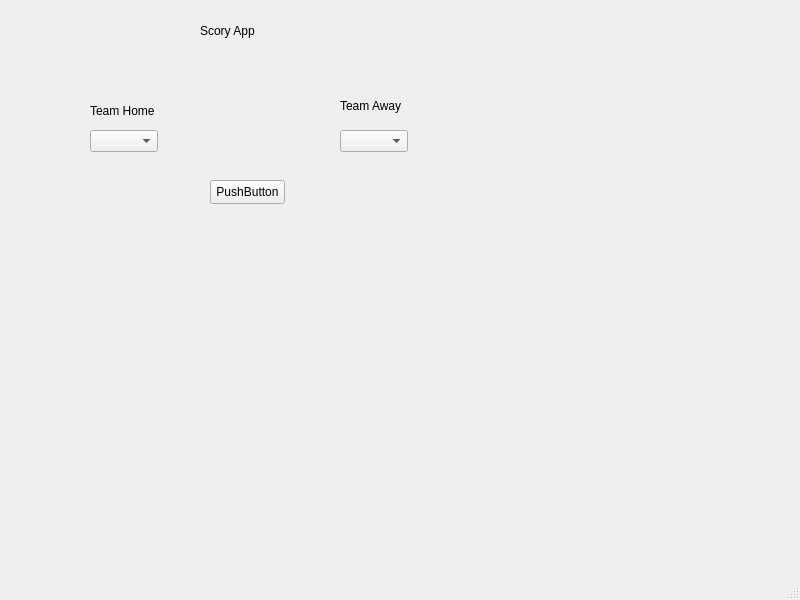
<?xml version="1.0" encoding="UTF-8"?>
<ui version="4.0">
 <class>MainWindow</class>
 <widget class="QMainWindow" name="MainWindow">
  <property name="geometry">
   <rect>
    <x>0</x>
    <y>0</y>
    <width>800</width>
    <height>600</height>
   </rect>
  </property>
  <property name="windowTitle">
   <string>MainWindow</string>
  </property>
  <widget class="QWidget" name="centralwidget">
   <widget class="QLabel" name="label_team_home">
    <property name="geometry">
     <rect>
      <x>90</x>
      <y>90</y>
      <width>71</width>
      <height>41</height>
     </rect>
    </property>
    <property name="text">
     <string>Team Home</string>
    </property>
   </widget>
   <widget class="QLabel" name="label_team_away">
    <property name="geometry">
     <rect>
      <x>340</x>
      <y>90</y>
      <width>71</width>
      <height>31</height>
     </rect>
    </property>
    <property name="text">
     <string>Team Away</string>
    </property>
   </widget>
   <widget class="QLabel" name="label_scorry">
    <property name="geometry">
     <rect>
      <x>200</x>
      <y>10</y>
      <width>91</width>
      <height>41</height>
     </rect>
    </property>
    <property name="text">
     <string>Scory App</string>
    </property>
   </widget>
   <widget class="QComboBox" name="combo_home">
    <property name="geometry">
     <rect>
      <x>90</x>
      <y>130</y>
      <width>68</width>
      <height>22</height>
     </rect>
    </property>
   </widget>
   <widget class="QComboBox" name="combo_away">
    <property name="geometry">
     <rect>
      <x>340</x>
      <y>130</y>
      <width>68</width>
      <height>22</height>
     </rect>
    </property>
   </widget>
   <widget class="QPushButton" name="start_home_button">
    <property name="geometry">
     <rect>
      <x>210</x>
      <y>180</y>
      <width>75</width>
      <height>24</height>
     </rect>
    </property>
    <property name="text">
     <string>PushButton</string>
    </property>
   </widget>
  </widget>
  <widget class="QMenuBar" name="menubar">
   <property name="geometry">
    <rect>
     <x>0</x>
     <y>0</y>
     <width>800</width>
     <height>22</height>
    </rect>
   </property>
  </widget>
  <widget class="QStatusBar" name="statusbar"/>
 </widget>
 <resources/>
 <connections/>
</ui>
